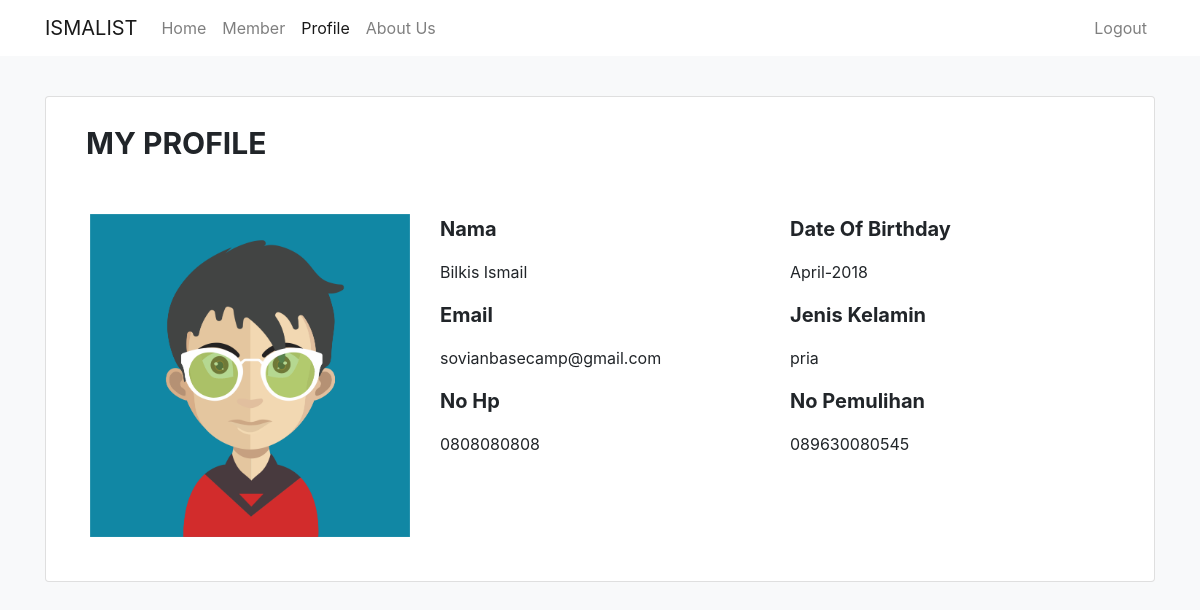
The app's page /home/profile.php (signed in) with its own data.
### tables this page shows
CREATE TABLE `user` (
  `id` int(11) NOT NULL,
  `nama` varchar(256) NOT NULL,
  `email` varchar(256) NOT NULL,
  `password` varchar(256) NOT NULL,
  `no_hp` varchar(256) NOT NULL,
  `date` varchar(256) NOT NULL,
  `gender` varchar(256) NOT NULL,
  `no_pemulihan` varchar(256) NOT NULL
);

### public/config/config.php (called while the page is built, shortened)
<?php
	$conn = mysqli_connect("localhost","root","","php_ajax");
	function query($query){
		global $conn;
		$result = mysqli_query($conn,$query);
		$rows = [];
		while ( $row = mysqli_fetch_assoc($result)) {
			$rows[] =$row;
		}
		return $rows;
	}

### public/home/profile.php (the view, shortened to what this page needs)
<?php
  require "../config/config.php";
 ?>
<!doctype html>
<html lang="en">
  <head>
    <link rel="stylesheet" href="https://use.fontawesome.com/releases/v5.8.1/css/all.css">
    <link rel="stylesheet" href="../../resource/assets/css/bootstrap.min.css">
  </head>
  <body>
    <nav class="navbar navbar-expand-lg navbar-light bg-white fixed-top">
      <div class="container">
        <a class="navbar-brand" href="index.php">ISMALIST</a>
        <div class="collapse navbar-collapse" id="navbarSupportedContent">
          <ul class="navbar-nav mr-auto">
            <li class="nav-item">
              <a class="nav-link" href="index.php">Home <span class="sr-only">(current)</span></a>
            </li>
            <li class="nav-item">
              <a class="nav-link" href="member.php">Member</a>
            </li>
            <li class="nav-item active">
              <a class="nav-link" href="profile.php">Profile</a>
            </li>
            <li class="nav-item">
              <a class="nav-link" href="team.php">About Us</a>
            </li>
          </ul>
          <ul class="navbar-nav ml-auto">
            <li class="nav-item">
              <a class="nav-link" href="../logout.php">Logout</a>
            </li>
          </ul>
        </div>
      </div>
    </nav>
    <br><br>
    <section id="content" class="content mt-5">
      <div class="container">
        <div class="card p-4">
          <div class="card-title ml-3">
            <p style="font-weight:bold; font-size: 30px;">MY PROFILE</p>
          </div>
          <div class="card-body">
            <div class="row">
              <div class="col-sm-4">
                <img src="../../resource/assets/img/avatar/2.png" class="w-100" alt="Photo">
              </div>
              <?php	$id = $_SESSION["id"]; ?>
              <?php $bio = query("SELECT * FROM user WHERE id = '$id' "); ?>
              <?php foreach ($bio as $row): ?>
              <div class="col-sm-4">
                <p style="font-weight:bold; font-size: 20px;">Nama </p><p></p>
                <p><?= $row['nama']; ?></p>
                <p style="font-weight:bold; font-size: 20px;">Email </p><p></p>
                <p><?= $row['email']; ?></p>
                <p style="font-weight:bold; font-size: 20px;">No Hp </p><p></p>
                <p><?= $row['no_hp']; ?></p>
              </div>
              <div class="col-sm-4">
                <p style="font-weight:bold; font-size: 20px;">Date Of Birthday </p><p></p>
                <p><?= $row['date']; ?></p>
                <p style="font-weight:bold; font-size: 20px;">Jenis Kelamin </p><p></p>
                <p><?= $row['gender']; ?></p>
                <p style="font-weight:bold; font-size: 20px;">No Pemulihan </p><p></p>
                <p><?= $row['no_pemulihan']; ?></p>
              </div>
              <?php endforeach; ?>
            </div>
          </div>
        </div>
      </div>
    </section>
  </body>
</html>

### public/home/profile.php (style rules this page uses)
body { background-color: #f8f9fa; }

### records on screen
user: nama "Bilkis Ismail", email "sovianbasecamp@gmail.com", no_hp "0808080808", date "April-2018", gender "pria", no_pemulihan "089630080545"
